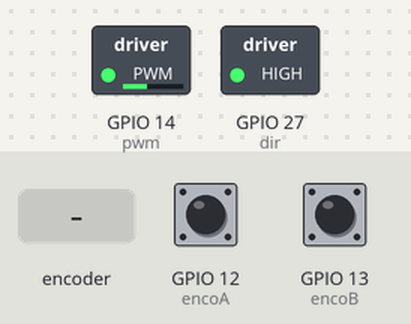
The sketch below on a simulated ESP32. Parts: switched loads named in the sketch (green lamp = pin HIGH). The inputs (shaded band) are chosen by the test bench; at power-on: GPIO 12 (encoA) HIGH, GPIO 13 (encoB) HIGH. What the sketch prints to the serial monitor is not drawn.

Above: at 1.2 s.
1.3 s: rotary encoder on GPIO 12 (encoA) / GPIO 13 (encoB) turned 2 steps (second pin leading)
4.7 s: rotary encoder on GPIO 12 (encoA) / GPIO 13 (encoB) turned 3 steps (first pin leading)
Timing chart, 0 to 7.7 s (numbered marks = the images above; inputs shaded):
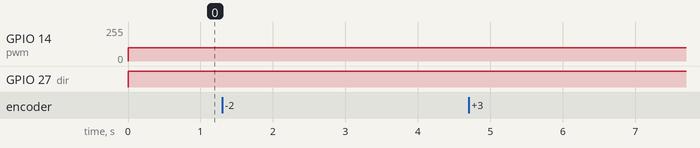

The sketch:

Swerve.ino
```cpp
//#include <Arduino.h>
#define encoA 12
#define encoB 13
#define pwm 14
#define dir 27

int encoderValue = 0; // Raw encoder value
float T, times, prevT;


float eprev = 0;
float eint = 0;
float de = 0;

float u = 0;
float enco = 0;
int e = 0;

//motor direction
  int direction = 1;

void setup() {
  Serial.begin(115200);
  pinMode(pwm,OUTPUT);
  pinMode(dir,OUTPUT);
  pinMode(encoA,INPUT);
  pinMode(encoB,INPUT);

  digitalWrite(encoA, HIGH);
  digitalWrite(encoB, HIGH);

 attachInterrupt(digitalPinToInterrupt(encoA), updateEncoder, RISING);
 // attachInterrupt(1, updateEncoder, CHANGE);

}

void loop() {

  // time difference
  prevT = times;
  times = millis();
  T = (times - prevT);

 //set target
 int target = 1000;

 //PID Contents
 float kp = 1;
 float kd = 0.0;
 float ki = 0.0;


 //error
 enco = encoderValue;
 e = enco - target;

 //derivative
  de = ((e - eprev)/T);

 //integral
 eint = eint + (e*T);

 //control signal [pid]
   u = (kp*e) + (ki*eint) + (kd*de);

  //motor power
  float speed = fabs(u);
  if(speed > 100)speed = 100;

  digitalWrite(dir, direction);
  analogWrite(pwm , speed);

  //store error
    eprev = e;
  if(enco >= 1200){
     analogWrite(pwm , 0);
     return;
  }
  Serial.print(" error : ");
  Serial.print(e);
  Serial.print(" ");
  Serial.print(" | Speed: ");
  Serial.println(speed);
  Serial.println();


}

  void updateEncoder(){
  //if (digitalRead(encoA)> digitalRead(encoB))
  int b = digitalRead(encoB);
  if(b>0){
    encoderValue++;
  }
  else{
    encoderValue-- ;
  }
  }
```
